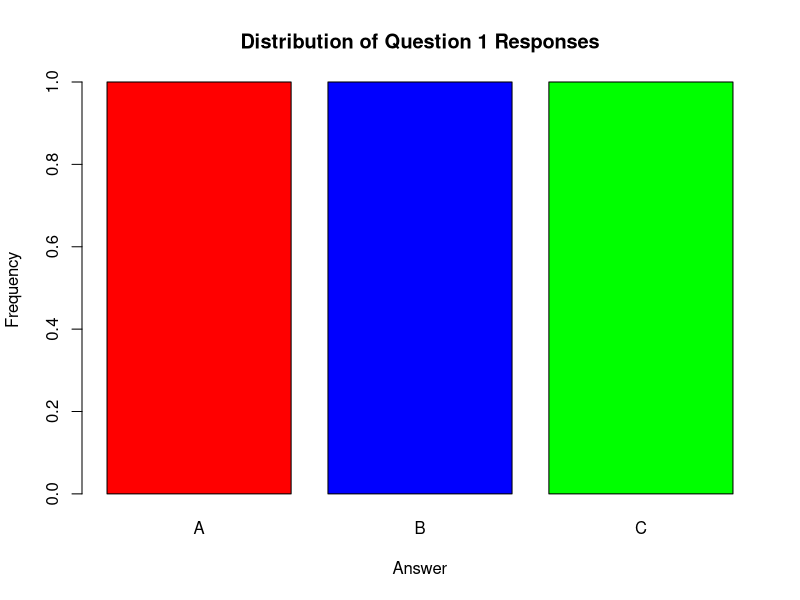
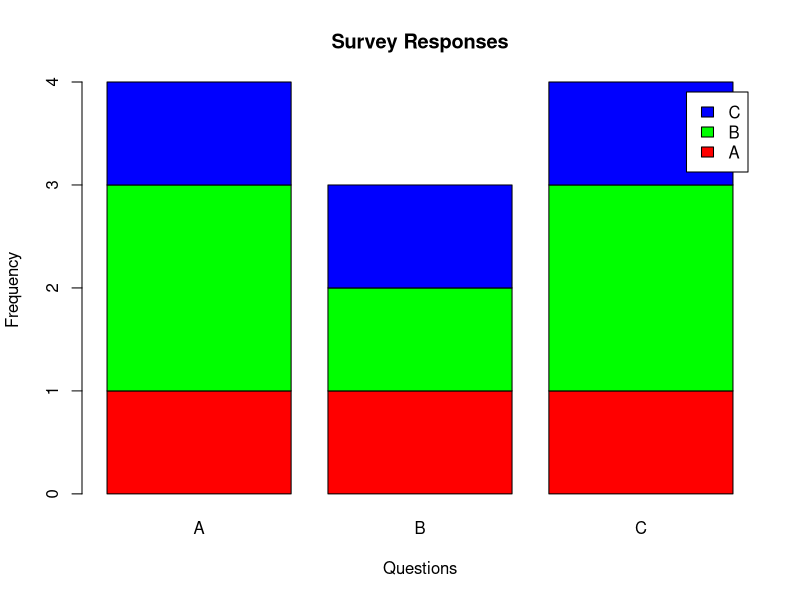

These charts were generated, in order, by the following R code:
#=========================================
# SET 9 : Survey Responses Analysis
#=========================================

# Create Dataset
survey <- data.frame(
  SurveyID = c(1,2,3),
  Question1 = c("A","B","C"),
  Question2 = c("B","A","A"),
  Question3 = c("C","D","B")
)

print(survey)

#=========================================
# Task 1 : Grouped Bar Chart
#=========================================

q1 <- table(survey$Question1)

barplot(q1,
        col=c("red","blue","green"),
        main="Distribution of Question 1 Responses",
        xlab="Answer",
        ylab="Frequency",
        beside=TRUE)

#=========================================
# Task 2 : Stacked Bar Chart
#=========================================

data <- rbind(
  table(survey$Question1),
  table(survey$Question2),
  table(survey$Question3)
)

rownames(data) <- c("Question1","Question2","Question3")

barplot(data,
        col=rainbow(ncol(data)),
        main="Survey Responses",
        xlab="Questions",
        ylab="Frequency",
        legend=colnames(data))

#=========================================
# Task 3 : Table
#=========================================

cat("\nSurvey Response Table\n")
print(survey)

#=========================================
# Task 4 : Save CSV for Tableau
#=========================================

write.csv(survey,
          "Survey_Responses.csv",
          row.names=FALSE)

cat("\nSurvey_Responses.csv saved successfully.\n")
